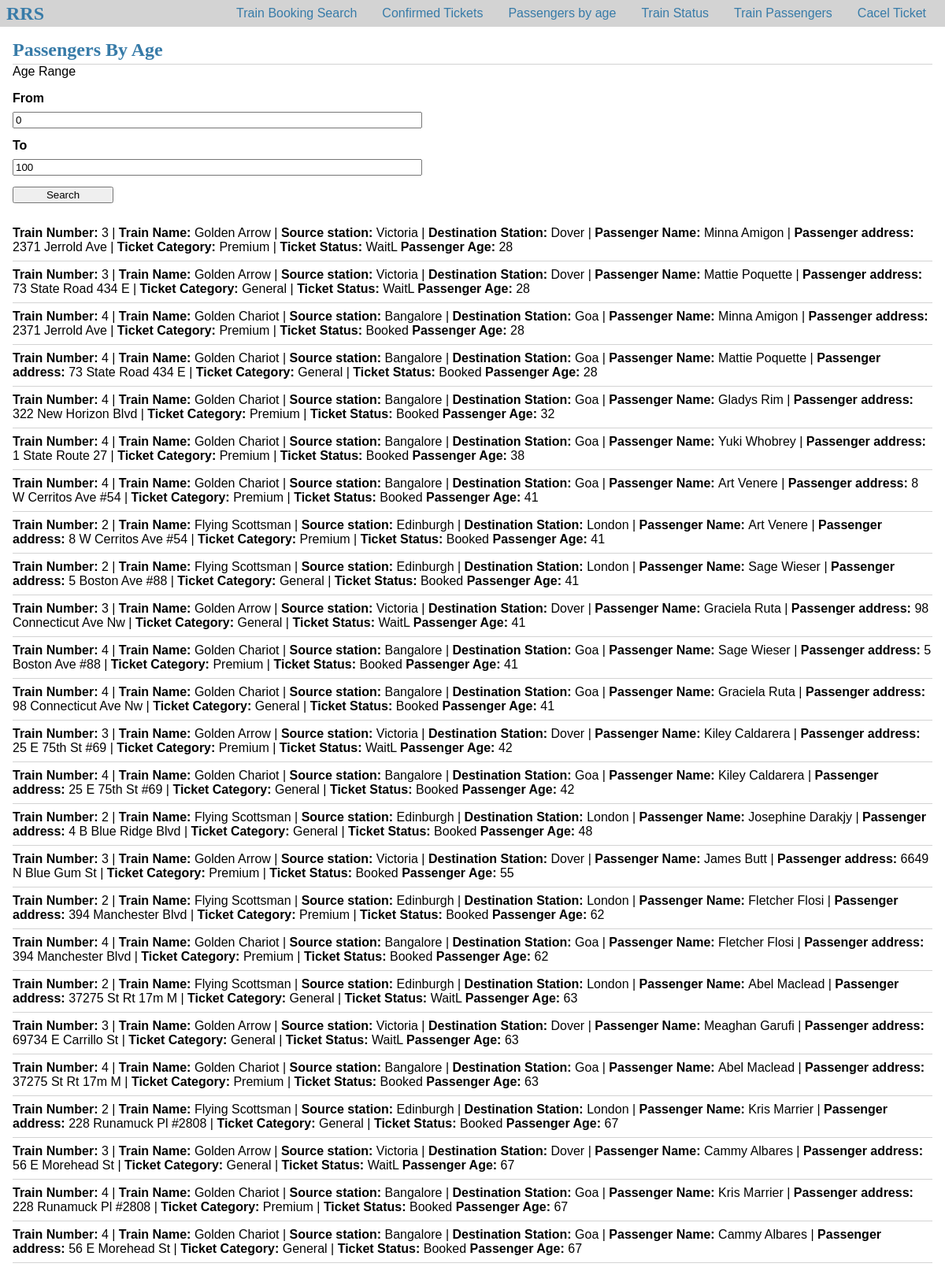
The app's page /railway/passengers_by_age with its own data.
### tables this page shows
CREATE TABLE Bookings (
    passanger_ssn VARCHAR(255) NOT NULL,
    train_Number INT NOT NULL,
    ticket_Type VARCHAR(255) NOT NULL,
    status VARCHAR(255) NOT NULL,
    FOREIGN KEY (passanger_ssn) REFERENCES Passengers(ssn),
    FOREIGN KEY (train_Number) REFERENCES Trains(train_number)
);

CREATE TABLE Trains (
    train_number INT AUTO_INCREMENT PRIMARY KEY,
    train_name VARCHAR(255) NOT NULL UNIQUE,
    premium_fair INT NOT NULL,
    general_fair INT NOT NULL,
    source_station VARCHAR(255) NOT NULL,
    destination_station VARCHAR(255) NOT NULL
);

CREATE TABLE Passengers (
    first_name VARCHAR(255) NOT NULL,
    last_name VARCHAR(255) NOT NULL,
    address VARCHAR(255),
    city VARCHAR(255),
    county VARCHAR(255),
    phone VARCHAR(255),
    ssn VARCHAR(255) PRIMARY KEY NOT NULL,
    bdate datetime NOT NULL
);

### app/railway.py (the view)
@bp.route('/passengers_by_age', methods=['POST', 'GET'])
def get_passengers_by_age():
    age_from = 0
    age_to = 100
    db = get_db()
    if request.method == 'POST':
        age_from = int(request.form['age_from'])
        age_to = int(request.form['age_to'])
    passengers = db.execute('SELECT t.train_number,t.train_name, t.source_station, t.destination_station, p.first_name, p.last_name, p.address, b.ticket_Type as category, b.status as status, cast(strftime(\'%Y\', \'now\') - strftime(\'%Y\', bdate) as int)  AS age FROM Trains AS t JOIN Bookings AS b ON b.train_Number = t.train_number Join Passengers AS p ON p.ssn = b.passanger_ssn WHERE age BETWEEN ? AND ? ORDER BY age; ', (age_from, age_to,)).fetchall()
    return render_template('railway/passengers_by_age.html', age_from=age_from, age_to=age_to, passengers=passengers)

### app/db/init.py (called while the page is built)
def get_db():
    if 'db' not in g:
        g.db = sqlite3.connect(
            'railway.db', detect_types=sqlite3.PARSE_DECLTYPES)
        g.db.row_factory = sqlite3.Row
    return g.db

### templates/railway/passengers_by_age.html (shortened to what this page needs)
{% extends 'base.html' %} {% block header %}
<h1>{% block title %} Passengers By Age {% endblock %}</h1>
{% endblock %} {% block content %}
<div>Age Range</div>
<form method="post">
  <label for="age_from">From</label>
  <input
    name="age_from"
    id="age_from"
    value="{{ age_from }}"
    required
    placeholder="0-99"
    type="number"
  />
  <label for="age_to">To</label>
  <input
    name="age_to"
    id="age_to"
    value="{{ age_to }}"
    required
    placeholder="0-99"
    type="number"
  />
  <input type="submit" value="Search" id="seach_button" disabled />
</form>
{% for passanger in passengers %}
<div>
  <b>Train Number: </b> {{passanger.train_number}} |
  <b>Train Name: </b> {{passanger.train_name}} |
  <b>Source station:</b> {{passanger.source_station}} |
  <b>Destination Station:</b> {{passanger.destination_station}} |
  <b>Passenger Name: </b> {{passanger.first_name}} {{passanger.last_name}} |
  <b>Passenger address: </b> {{passanger.address}} |
  <b>Ticket Category: </b> {{passanger.category}} |
  <b>Ticket Status:</b> {{passanger.status}}
  <b>Passenger Age:</b> {{passanger.age}}
  <hr />
</div>
{% endfor %} {% endblock %}

### static/css/basic.css (style rules this page uses)
html { font-family: sans-serif; background: #eee; padding: 0px; width: 100%; height: 100%; }
body { margin: 0 auto; background: white; width: 100%; height: 100%; }
h1 { font-family: serif; color: #377ba8; margin: 1rem 0; }
hr { border: none; border-top: 1px solid lightgray; }
.content>header h1 { flex: auto; margin: 1rem 0 0.25rem 0; }
.content form { margin: 1em 0; display: flex; flex-direction: column; }
.content label { font-weight: bold; margin-bottom: 0.5em; }
.content input { margin-bottom: 1em; width: 512px; }
input[type=submit] { align-self: start; width: 128px; }

### records on screen
Bookings: train_number "3", train_name "Golden Arrow", source_station "Victoria", destination_station "Dover", first_name "Minna", last_name "Amigon", address "2371 Jerrold Ave", category "Premium", status "WaitL", age "28"
Bookings: train_number "3", train_name "Golden Arrow", source_station "Victoria", destination_station "Dover", first_name "Mattie", last_name "Poquette", address "73 State Road 434 E", category "General", status "WaitL", age "28"
Bookings: train_number "4", train_name "Golden Chariot", source_station "Bangalore", destination_station "Goa", first_name "Minna", last_name "Amigon", address "2371 Jerrold Ave", category "Premium", status "Booked", age "28"
Bookings: train_number "4", train_name "Golden Chariot", source_station "Bangalore", destination_station "Goa", first_name "Mattie", last_name "Poquette", address "73 State Road 434 E", category "General", status "Booked", age "28"
Bookings: train_number "4", train_name "Golden Chariot", source_station "Bangalore", destination_station "Goa", first_name "Gladys", last_name "Rim", address "322 New Horizon Blvd", category "Premium", status "Booked", age "32"
Bookings: train_number "4", train_name "Golden Chariot", source_station "Bangalore", destination_station "Goa", first_name "Yuki", last_name "Whobrey", address "1 State Route 27", category "Premium", status "Booked", age "38"
Bookings: train_number "4", train_name "Golden Chariot", source_station "Bangalore", destination_station "Goa", first_name "Art", last_name "Venere", address "8 W Cerritos Ave #54", category "Premium", status "Booked", age "41"
Bookings: train_number "2", train_name "Flying Scottsman", source_station "Edinburgh", destination_station "London", first_name "Art", last_name "Venere", address "8 W Cerritos Ave #54", category "Premium", status "Booked", age "41"
Bookings: train_number "2", train_name "Flying Scottsman", source_station "Edinburgh", destination_station "London", first_name "Sage", last_name "Wieser", address "5 Boston Ave #88", category "General", status "Booked", age "41"
Bookings: train_number "3", train_name "Golden Arrow", source_station "Victoria", destination_station "Dover", first_name "Graciela", last_name "Ruta", address "98 Connecticut Ave Nw", category "General", status "WaitL", age "41"
Bookings: train_number "4", train_name "Golden Chariot", source_station "Bangalore", destination_station "Goa", first_name "Sage", last_name "Wieser", address "5 Boston Ave #88", category "Premium", status "Booked", age "41"
Bookings: train_number "4", train_name "Golden Chariot", source_station "Bangalore", destination_station "Goa", first_name "Graciela", last_name "Ruta", address "98 Connecticut Ave Nw", category "General", status "Booked", age "41"
Bookings: train_number "3", train_name "Golden Arrow", source_station "Victoria", destination_station "Dover", first_name "Kiley", last_name "Caldarera", address "25 E 75th St #69", category "Premium", status "WaitL", age "42"
Bookings: train_number "4", train_name "Golden Chariot", source_station "Bangalore", destination_station "Goa", first_name "Kiley", last_name "Caldarera", address "25 E 75th St #69", category "General", status "Booked", age "42"
Bookings: train_number "2", train_name "Flying Scottsman", source_station "Edinburgh", destination_station "London", first_name "Josephine", last_name "Darakjy", address "4 B Blue Ridge Blvd", category "General", status "Booked", age "48"
Bookings: train_number "3", train_name "Golden Arrow", source_station "Victoria", destination_station "Dover", first_name "James", last_name "Butt", address "6649 N Blue Gum St", category "Premium", status "Booked", age "55"
Bookings: train_number "2", train_name "Flying Scottsman", source_station "Edinburgh", destination_station "London", first_name "Fletcher", last_name "Flosi", address "394 Manchester Blvd", category "Premium", status "Booked", age "62"
Bookings: train_number "4", train_name "Golden Chariot", source_station "Bangalore", destination_station "Goa", first_name "Fletcher", last_name "Flosi", address "394 Manchester Blvd", category "Premium", status "Booked", age "62"
Bookings: train_number "2", train_name "Flying Scottsman", source_station "Edinburgh", destination_station "London", first_name "Abel", last_name "Maclead", address "37275 St Rt 17m M", category "General", status "WaitL", age "63"
Bookings: train_number "3", train_name "Golden Arrow", source_station "Victoria", destination_station "Dover", first_name "Meaghan", last_name "Garufi", address "69734 E Carrillo St", category "General", status "WaitL", age "63"
Bookings: train_number "4", train_name "Golden Chariot", source_station "Bangalore", destination_station "Goa", first_name "Abel", last_name "Maclead", address "37275 St Rt 17m M", category "Premium", status "Booked", age "63"
Bookings: train_number "2", train_name "Flying Scottsman", source_station "Edinburgh", destination_station "London", first_name "Kris", last_name "Marrier", address "228 Runamuck Pl #2808", category "General", status "Booked", age "67"
Bookings: train_number "3", train_name "Golden Arrow", source_station "Victoria", destination_station "Dover", first_name "Cammy", last_name "Albares", address "56 E Morehead St", category "General", status "WaitL", age "67"
Bookings: train_number "4", train_name "Golden Chariot", source_station "Bangalore", destination_station "Goa", first_name "Kris", last_name "Marrier", address "228 Runamuck Pl #2808", category "Premium", status "Booked", age "67"
Bookings: train_number "4", train_name "Golden Chariot", source_station "Bangalore", destination_station "Goa", first_name "Cammy", last_name "Albares", address "56 E Morehead St", category "General", status "Booked", age "67"
